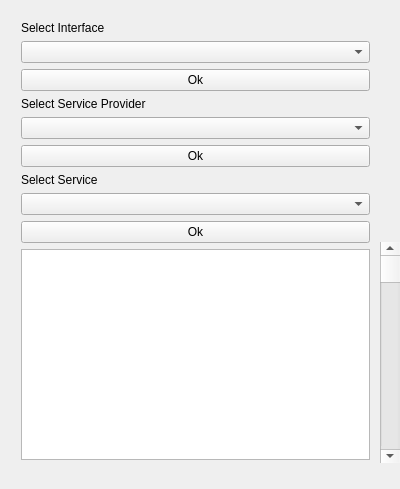
<?xml version="1.0" encoding="UTF-8"?>
<ui version="4.0">
 <class>DisplayWidgetClass</class>
 <widget class="QWidget" name="DisplayWidgetClass">
  <property name="geometry">
   <rect>
    <x>0</x>
    <y>0</y>
    <width>400</width>
    <height>489</height>
   </rect>
  </property>
  <property name="windowTitle">
   <string>DisplayWidget</string>
  </property>
  <widget class="QWidget" name="verticalLayoutWidget">
   <property name="geometry">
    <rect>
     <x>10</x>
     <y>10</y>
     <width>371</width>
     <height>461</height>
    </rect>
   </property>
   <layout class="QVBoxLayout" name="verticalLayout">
    <item>
     <widget class="QLabel" name="label">
      <property name="text">
       <string>Select Interface</string>
      </property>
     </widget>
    </item>
    <item>
     <widget class="QComboBox" name="comboBox_intf"/>
    </item>
    <item>
     <widget class="QPushButton" name="pushButton_intf">
      <property name="text">
       <string>Ok</string>
      </property>
     </widget>
    </item>
    <item>
     <widget class="QLabel" name="label_2">
      <property name="text">
       <string>Select Service Provider</string>
      </property>
     </widget>
    </item>
    <item>
     <widget class="QComboBox" name="comboBox__SP"/>
    </item>
    <item>
     <widget class="QPushButton" name="pushButton_SP">
      <property name="text">
       <string>Ok</string>
      </property>
     </widget>
    </item>
    <item>
     <widget class="QLabel" name="label_3">
      <property name="text">
       <string>Select Service</string>
      </property>
     </widget>
    </item>
    <item>
     <widget class="QComboBox" name="comboBox_service"/>
    </item>
    <item>
     <widget class="QPushButton" name="pushButton_service">
      <property name="text">
       <string>Ok</string>
      </property>
     </widget>
    </item>
    <item>
     <widget class="QListWidget" name="listWidget"/>
    </item>
   </layout>
  </widget>
  <widget class="QScrollBar" name="verticalScrollBar_list">
   <property name="geometry">
    <rect>
     <x>380</x>
     <y>242</y>
     <width>20</width>
     <height>221</height>
    </rect>
   </property>
   <property name="orientation">
    <enum>Qt::Vertical</enum>
   </property>
  </widget>
 </widget>
 <layoutdefault spacing="6" margin="11"/>
 <resources/>
 <connections/>
</ui>
